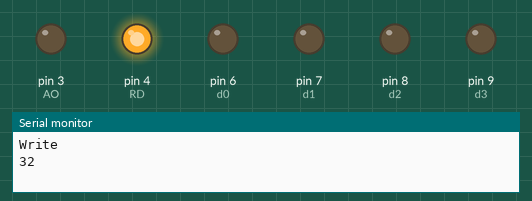
A sketch run on a simulated Arduino Uno, built with avr-gcc and run on an emulated ATmega328P. On the bench: output pins drawn as LEDs (lit = HIGH), the last lines printed to the serial monitor. Pins used as bus, display or sensor lines are not drawn. At 8.2 s the program stops and its outputs stay as they are.

Above: at 0.61 s.
At 3.21 s:
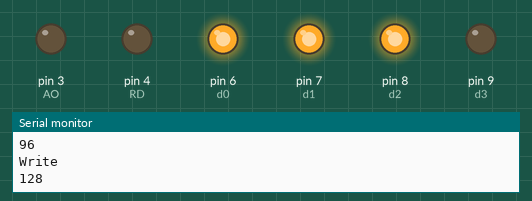
At 4.01 s:
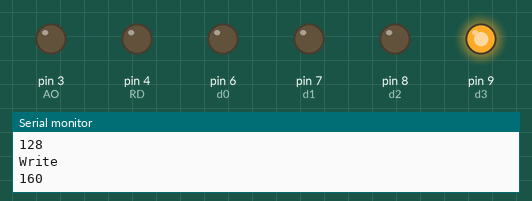
At 4.51 s:
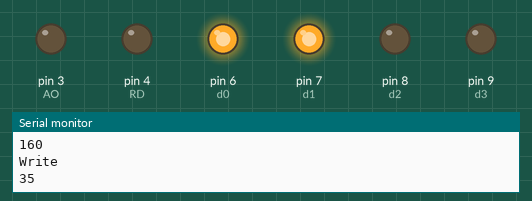
At 6.21 s:
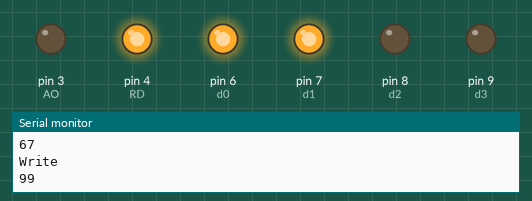
At 8.3 s:
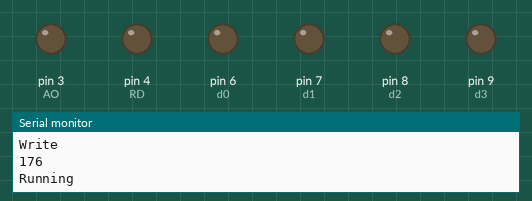
Timing chart, 0 to 9.7 s (numbered marks = the images above):
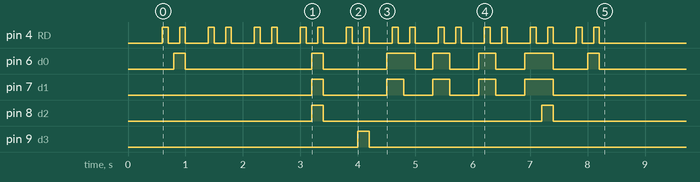

The sketch:

olp_write_oct02.ino
```cpp
int AO = 3;
int RD = 4;
int CS = 5;

int d0 = 6;
int d1 = 7;
int d2 = 8;
int d3 = 9;
int d4 = 10;
int d5 = 11;
int d6 = 12;
int d7 = 13;

void delay() {
  delay(100);
}

void olp_wr(int addr, int val) {
  Serial.println("Write");
  Serial.println(addr);

  digitalWrite(RD, LOW);
  digitalWrite(AO, LOW);
  digitalWrite(CS, LOW);
  delay();
  digitalWrite(CS, HIGH);
  delay();
  digitalWrite(CS, LOW);
  delay();

  digitalWrite(d0, HIGH && (addr & B00000001));
  digitalWrite(d1, HIGH && (addr & B00000010));
  digitalWrite(d2, HIGH && (addr & B00000100));
  digitalWrite(d3, HIGH && (addr & B00001000));
  digitalWrite(d4, HIGH && (addr & B00010000));
  digitalWrite(d5, HIGH && (addr & B00100000));
  digitalWrite(d6, HIGH && (addr & B01000000));
  digitalWrite(d7, HIGH && (addr & B10000000));

  delay();
  digitalWrite(RD, HIGH);
  delay();
  digitalWrite(RD, LOW);
  delay();

  digitalWrite(d0, HIGH && (val & B00000001));
  digitalWrite(d1, HIGH && (val & B00000010));
  digitalWrite(d2, HIGH && (val & B00000100));
  digitalWrite(d3, HIGH && (val & B00001000));
  digitalWrite(d4, HIGH && (val & B00010000));
  digitalWrite(d5, HIGH && (val & B00100000));
  digitalWrite(d6, HIGH && (val & B01000000));
  digitalWrite(d7, HIGH && (val & B10000000));

  delay();
  digitalWrite(RD, HIGH);
  digitalWrite(A0, HIGH);
  delay();

  digitalWrite(RD, LOW);
  digitalWrite(AO, LOW);
  digitalWrite(CS, LOW);

  digitalWrite(d0, LOW);
  digitalWrite(d1, LOW);
  digitalWrite(d2, LOW);
  digitalWrite(d3, LOW);
  digitalWrite(d4, LOW);
  digitalWrite(d5, LOW);
  digitalWrite(d6, LOW);
  digitalWrite(d7, LOW);
}

void setup() {
  Serial.begin(9600);

  // put your setup code here, to run once:
  pinMode(13, OUTPUT);
  pinMode(12, OUTPUT);
  pinMode(11, OUTPUT);
  pinMode(10, OUTPUT);
  pinMode(9, OUTPUT);
  pinMode(8, OUTPUT);
  pinMode(7, OUTPUT);
  pinMode(6, OUTPUT);
  pinMode(5, OUTPUT);
  pinMode(4, OUTPUT);
  pinMode(3, OUTPUT);

  digitalWrite(CS, HIGH);
  delay();
  digitalWrite(CS, LOW);
  delay();

  olp_wr(0x20,0x01); // Set the modulator's multiple to 1
  olp_wr(0x40,0x10); // Set the modulator's level to about 40 dB
  olp_wr(0x60,0xF0); // Modulator attack: quick; decay: long
  olp_wr(0x80,0x77); // Modulator sustain: medium; release: medium
  olp_wr(0xA0,0x98); // Set voice frequency's LSB (it'll be a D#)
  olp_wr(0x23,0x01); // Set the carrier's multiple to 1
  olp_wr(0x43,0x00); // Set the carrier to maximum volume (about 47 dB)
  olp_wr(0x63,0xF0); // Carrier attack: quick; decay: long
  olp_wr(0x83,0x77); // Carrier sustain: medium; release: medium
  olp_wr(0xB0, 0x31); // Turn the voice on; set the octave and freq MSB
}

void loop() {
  // put your main code here, to run repeatedly:
  Serial.println("Running");

  while (true) {
    // stop output
  }
}
```
